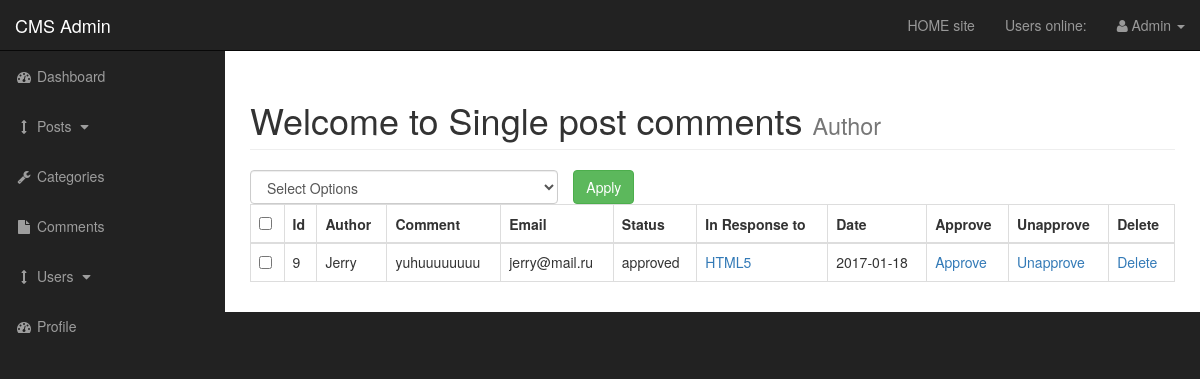
The app's page /admin/post_comments.php?id=62 (signed in) with its own data.
### tables this page shows
CREATE TABLE `comments` (
  `comment_id` int(3) NOT NULL,
  `comment_post_id` int(3) NOT NULL,
  `comment_author` varchar(255) NOT NULL,
  `comment_email` varchar(255) NOT NULL,
  `comment_content` text NOT NULL,
  `comment_status` varchar(255) NOT NULL,
  `comment_date` date NOT NULL
);

CREATE TABLE `posts` (
  `post_id` int(3) NOT NULL,
  `post_category_id` int(3) NOT NULL,
  `post_title` varchar(255) NOT NULL,
  `post_author` varchar(255) NOT NULL,
  `post_user` varchar(255) NOT NULL,
  `post_date` date NOT NULL,
  `post_image` text NOT NULL,
  `post_content` text NOT NULL,
  `post_tags` varchar(255) NOT NULL,
  `post_comment_count` int(11) NOT NULL,
  `post_status` varchar(255) NOT NULL DEFAULT 'draft',
  `post_views_count` int(11) NOT NULL
);

### admin/post_comments.php (the view, shortened to what this page needs)
<?php include "includes/admin_header.php"?>
    <div id="wrapper">
<?php include "includes/admin_navigation.php" ?>
        <div id="page-wrapper">
            <div class="container-fluid">
                <div class="row">
                    <div class="col-lg-12">
                        <h1 class="page-header">
                            Welcome to Single post comments
                            <small>Author</small>
                        </h1>
<form action="" method='post'>
               <table class="table table-bordered table-hover">
               <div id="bulkOptionContainer" class="col-xs-4">
                <select class="form-control" name="bulk_options" id="">
                    <option value="">Select Options</option>
                </select>
                </div>
                <div class="col-xs-4">
                    <input type="submit" name="submit" class="btn btn-success" value="Apply">
                 </div>
                <thead>
                    <tr>
                       <th><input id="selectAllBoxes" type="checkbox"></th>
                        <th>Id</th>
                        <th>Author</th>
                        <th>Comment</th>
                        <th>Email</th>
                        <th>Status</th>
                        <th>In Response to</th>
                        <th>Date</th>
                        <th>Approve</th>
                        <th>Unapprove</th>
                        <th>Delete</th>
                    </tr>
                </thead>
                      <tbody>
  <?php
    $query = "SELECT * FROM comments WHERE comment_post_id =" . mysqli_real_escape_string($connection,$_GET['id']). " ";
    $select_comments = mysqli_query($connection,$query);
    while($row = mysqli_fetch_assoc($select_comments)) {
        $comment_id          = $row['comment_id'];
        $comment_post_id     = $row['comment_post_id'];
        $comment_author      = $row['comment_author'];
        $comment_content     = $row['comment_content'];
        $comment_email       = $row['comment_email'];
        $comment_status      = $row['comment_status'];
        $comment_date        = $row['comment_date'];
        echo "<tr>";
        ?>
 <td><input class='checkBoxes' type='checkbox' name='checkBoxArray[]' value='<?php echo $comment_id; ?>'></td>
        <?php
        echo"<td>{$comment_id}</td>";
        echo"<td>{$comment_author}</td>";
        echo"<td>{$comment_content}</td>";
        echo"<td>{$comment_email}</td>";
        echo"<td>{$comment_status}</td>";
    $query = "SELECT * FROM posts WHERE post_id = $comment_post_id ";
    $select_post_id_query = mysqli_query($connection, $query);
    while($row = mysqli_fetch_assoc($select_post_id_query)) {
        $post_id = $row['post_id'];
        $post_title = $row['post_title'];
         echo"<td><a href='../post.php?p_id=$post_id'>$post_title</a></td>";
    }
        echo"<td>{$comment_date}</td>";
        echo"<td><a href='comments.php?approve=$comment_id'>Approve</a></td>";
        echo"<td><a href='comments.php?unapprove=$comment_id'>Unapprove</a></td>";
        echo"<td><a onClick=\" javascript: return confirm('Are you sure you want to delete?'); \" href='post_comments.php?delete=$comment_id&id=" . $_GET['id'] ."'>Delete</a></td>";
    echo"</tr>";
}
?>
    </tbody>
    </table>
    </form>
                    </div>
                </div>
            </div>
        </div>
<?php include "includes/admin_footer.php"?>

### admin/css/sb-admin.css (style rules this page uses)
body { margin-top: 100px; background-color: #222; }
@media (min-width:768px) { body { margin-top: 50px; } }
#wrapper { padding-left: 0; }
#page-wrapper { width: 100%; padding: 0; background-color: #fff; }
@media (min-width:768px) { #wrapper { padding-left: 225px; } }
@media (min-width:768px) { #page-wrapper { padding: 10px; } }
#bulkOptionContainer { padding: 0px; }

### records on screen
comments: comment_id "9", comment_author "Jerry", comment_content "yuhuuuuuuuu", comment_email "jerry@mail.ru", comment_status "approved", comment_date "2017-01-18"
posts: post_title "HTML5"

### other values on screen
$_SESSION['username'] "Admin"
